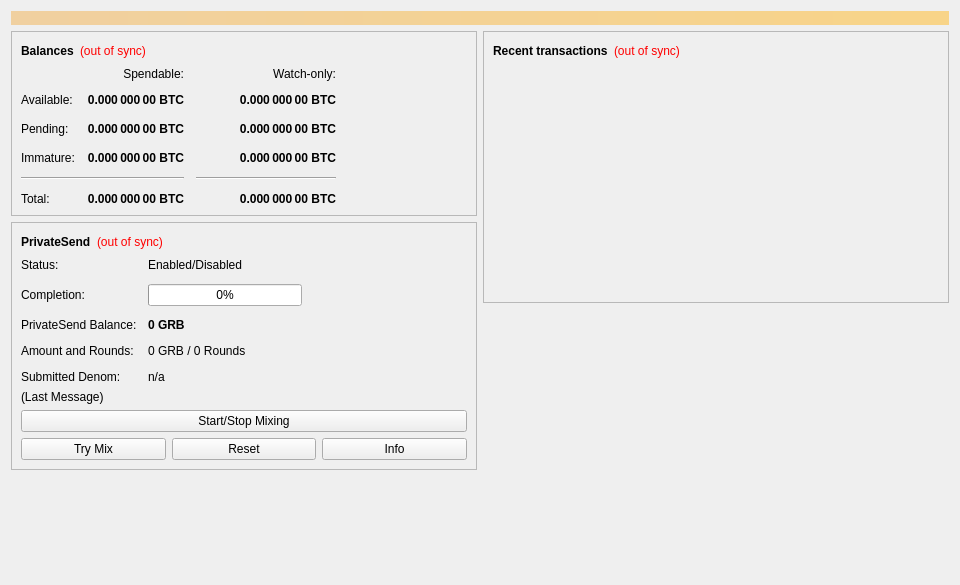
<?xml version="1.0" encoding="UTF-8"?>
<ui version="4.0">
 <class>OverviewPage</class>
 <widget class="QWidget" name="OverviewPage">
  <property name="geometry">
   <rect>
    <x>0</x>
    <y>0</y>
    <width>960</width>
    <height>585</height>
   </rect>
  </property>
  <property name="minimumSize">
   <size>
    <width>960</width>
    <height>0</height>
   </size>
  </property>
  <property name="windowTitle">
   <string>Form</string>
  </property>
  <layout class="QVBoxLayout" name="topLayout">
   <item>
    <widget class="QLabel" name="labelAlerts">
     <property name="visible">
      <bool>false</bool>
     </property>
     <property name="styleSheet">
      <string notr="true">QLabel { background-color: qlineargradient(x1: 0, y1: 0, x2: 1, y2: 0, stop:0 #F0D0A0, stop:1 #F8D488); color:#000000; }</string>
     </property>
     <property name="wordWrap">
      <bool>true</bool>
     </property>
     <property name="margin">
      <number>3</number>
     </property>
     <property name="textInteractionFlags">
      <set>Qt::TextSelectableByMouse</set>
     </property>
    </widget>
   </item>
   <item>
    <layout class="QHBoxLayout" name="horizontalLayout" stretch="1,1">
     <item>
      <layout class="QVBoxLayout" name="verticalLayout_2">
       <item>
        <widget class="QFrame" name="frame">
         <property name="frameShape">
          <enum>QFrame::StyledPanel</enum>
         </property>
         <property name="frameShadow">
          <enum>QFrame::Raised</enum>
         </property>
         <layout class="QVBoxLayout" name="verticalLayout_4">
          <item>
           <layout class="QHBoxLayout" name="horizontalLayout_4">
            <item>
             <widget class="QLabel" name="label_5">
              <property name="font">
               <font>
                <weight>75</weight>
                <bold>true</bold>
               </font>
              </property>
              <property name="text">
               <string>Balances</string>
              </property>
             </widget>
            </item>
            <item>
             <widget class="QLabel" name="labelWalletStatus">
              <property name="toolTip">
               <string>The displayed information may be out of date. Your wallet automatically synchronizes with the GreenRenovatedBonds network after a connection is established, but this process has not completed yet.</string>
              </property>
              <property name="styleSheet">
               <string notr="true">QLabel { color: red; }</string>
              </property>
              <property name="text">
               <string notr="true">(out of sync)</string>
              </property>
              <property name="alignment">
               <set>Qt::AlignLeading|Qt::AlignLeft|Qt::AlignVCenter</set>
              </property>
             </widget>
            </item>
            <item>
             <spacer name="horizontalSpacer_3">
              <property name="orientation">
               <enum>Qt::Horizontal</enum>
              </property>
              <property name="sizeHint" stdset="0">
               <size>
                <width>40</width>
                <height>20</height>
               </size>
              </property>
             </spacer>
            </item>
           </layout>
          </item>
          <item>
           <layout class="QGridLayout" name="gridLayout">
            <property name="spacing">
             <number>12</number>
            </property>
            <item row="2" column="2">
             <widget class="QLabel" name="labelWatchPending">
              <property name="font">
               <font>
                <weight>75</weight>
                <bold>true</bold>
               </font>
              </property>
              <property name="cursor">
               <cursorShape>IBeamCursor</cursorShape>
              </property>
              <property name="toolTip">
               <string>Unconfirmed transactions to watch-only addresses</string>
              </property>
              <property name="text">
               <string notr="true">0.000 000 00 BTC</string>
              </property>
              <property name="alignment">
               <set>Qt::AlignRight|Qt::AlignTrailing|Qt::AlignVCenter</set>
              </property>
              <property name="textInteractionFlags">
               <set>Qt::LinksAccessibleByMouse|Qt::TextSelectableByKeyboard|Qt::TextSelectableByMouse</set>
              </property>
             </widget>
            </item>
            <item row="2" column="1">
             <widget class="QLabel" name="labelUnconfirmed">
              <property name="font">
               <font>
                <weight>75</weight>
                <bold>true</bold>
               </font>
              </property>
              <property name="cursor">
               <cursorShape>IBeamCursor</cursorShape>
              </property>
              <property name="toolTip">
               <string>Total of transactions that have yet to be confirmed, and do not yet count toward the spendable balance</string>
              </property>
              <property name="text">
               <string notr="true">0.000 000 00 BTC</string>
              </property>
              <property name="alignment">
               <set>Qt::AlignRight|Qt::AlignTrailing|Qt::AlignVCenter</set>
              </property>
              <property name="textInteractionFlags">
               <set>Qt::LinksAccessibleByMouse|Qt::TextSelectableByKeyboard|Qt::TextSelectableByMouse</set>
              </property>
             </widget>
            </item>
            <item row="3" column="2">
             <widget class="QLabel" name="labelWatchImmature">
              <property name="font">
               <font>
                <weight>75</weight>
                <bold>true</bold>
               </font>
              </property>
              <property name="cursor">
               <cursorShape>IBeamCursor</cursorShape>
              </property>
              <property name="toolTip">
               <string>Mined balance in watch-only addresses that has not yet matured</string>
              </property>
              <property name="text">
               <string notr="true">0.000 000 00 BTC</string>
              </property>
              <property name="alignment">
               <set>Qt::AlignRight|Qt::AlignTrailing|Qt::AlignVCenter</set>
              </property>
              <property name="textInteractionFlags">
               <set>Qt::LinksAccessibleByMouse|Qt::TextSelectableByKeyboard|Qt::TextSelectableByMouse</set>
              </property>
             </widget>
            </item>
            <item row="4" column="0" colspan="2">
             <widget class="Line" name="lineSpendableBalance">
              <property name="orientation">
               <enum>Qt::Horizontal</enum>
              </property>
             </widget>
            </item>
            <item row="4" column="2">
             <widget class="Line" name="lineWatchBalance">
              <property name="sizePolicy">
               <sizepolicy hsizetype="Preferred" vsizetype="Fixed">
                <horstretch>0</horstretch>
                <verstretch>0</verstretch>
               </sizepolicy>
              </property>
              <property name="minimumSize">
               <size>
                <width>140</width>
                <height>0</height>
               </size>
              </property>
              <property name="orientation">
               <enum>Qt::Horizontal</enum>
              </property>
             </widget>
            </item>
            <item row="5" column="0">
             <widget class="QLabel" name="labelTotalText">
              <property name="text">
               <string>Total:</string>
              </property>
             </widget>
            </item>
            <item row="3" column="1">
             <widget class="QLabel" name="labelImmature">
              <property name="font">
               <font>
                <weight>75</weight>
                <bold>true</bold>
               </font>
              </property>
              <property name="cursor">
               <cursorShape>IBeamCursor</cursorShape>
              </property>
              <property name="toolTip">
               <string>Mined balance that has not yet matured</string>
              </property>
              <property name="text">
               <string notr="true">0.000 000 00 BTC</string>
              </property>
              <property name="alignment">
               <set>Qt::AlignRight|Qt::AlignTrailing|Qt::AlignVCenter</set>
              </property>
              <property name="textInteractionFlags">
               <set>Qt::LinksAccessibleByMouse|Qt::TextSelectableByKeyboard|Qt::TextSelectableByMouse</set>
              </property>
             </widget>
            </item>
            <item row="2" column="3">
             <spacer name="horizontalSpacer_2">
              <property name="orientation">
               <enum>Qt::Horizontal</enum>
              </property>
              <property name="sizeHint" stdset="0">
               <size>
                <width>40</width>
                <height>20</height>
               </size>
              </property>
             </spacer>
            </item>
            <item row="3" column="0">
             <widget class="QLabel" name="labelImmatureText">
              <property name="text">
               <string>Immature:</string>
              </property>
             </widget>
            </item>
            <item row="5" column="1">
             <widget class="QLabel" name="labelTotal">
              <property name="font">
               <font>
                <weight>75</weight>
                <bold>true</bold>
               </font>
              </property>
              <property name="cursor">
               <cursorShape>IBeamCursor</cursorShape>
              </property>
              <property name="toolTip">
               <string>Your current total balance</string>
              </property>
              <property name="text">
               <string notr="true">0.000 000 00 BTC</string>
              </property>
              <property name="alignment">
               <set>Qt::AlignRight|Qt::AlignTrailing|Qt::AlignVCenter</set>
              </property>
              <property name="textInteractionFlags">
               <set>Qt::LinksAccessibleByMouse|Qt::TextSelectableByKeyboard|Qt::TextSelectableByMouse</set>
              </property>
             </widget>
            </item>
            <item row="5" column="2">
             <widget class="QLabel" name="labelWatchTotal">
              <property name="font">
               <font>
                <weight>75</weight>
                <bold>true</bold>
               </font>
              </property>
              <property name="cursor">
               <cursorShape>IBeamCursor</cursorShape>
              </property>
              <property name="toolTip">
               <string>Current total balance in watch-only addresses</string>
              </property>
              <property name="text">
               <string notr="true">0.000 000 00 BTC</string>
              </property>
              <property name="alignment">
               <set>Qt::AlignRight|Qt::AlignTrailing|Qt::AlignVCenter</set>
              </property>
              <property name="textInteractionFlags">
               <set>Qt::LinksAccessibleByMouse|Qt::TextSelectableByKeyboard|Qt::TextSelectableByMouse</set>
              </property>
             </widget>
            </item>
            <item row="0" column="2">
             <widget class="QLabel" name="labelWatchonly">
              <property name="text">
               <string>Watch-only:</string>
              </property>
              <property name="alignment">
               <set>Qt::AlignRight|Qt::AlignTrailing|Qt::AlignVCenter</set>
              </property>
             </widget>
            </item>
            <item row="1" column="0">
             <widget class="QLabel" name="labelBalanceText">
              <property name="text">
               <string>Available:</string>
              </property>
             </widget>
            </item>
            <item row="1" column="1">
             <widget class="QLabel" name="labelBalance">
              <property name="font">
               <font>
                <weight>75</weight>
                <bold>true</bold>
               </font>
              </property>
              <property name="cursor">
               <cursorShape>IBeamCursor</cursorShape>
              </property>
              <property name="toolTip">
               <string>Your current spendable balance</string>
              </property>
              <property name="text">
               <string notr="true">0.000 000 00 BTC</string>
              </property>
              <property name="alignment">
               <set>Qt::AlignRight|Qt::AlignTrailing|Qt::AlignVCenter</set>
              </property>
              <property name="textInteractionFlags">
               <set>Qt::LinksAccessibleByMouse|Qt::TextSelectableByKeyboard|Qt::TextSelectableByMouse</set>
              </property>
             </widget>
            </item>
            <item row="1" column="2">
             <widget class="QLabel" name="labelWatchAvailable">
              <property name="font">
               <font>
                <weight>75</weight>
                <bold>true</bold>
               </font>
              </property>
              <property name="cursor">
               <cursorShape>IBeamCursor</cursorShape>
              </property>
              <property name="toolTip">
               <string>Your current balance in watch-only addresses</string>
              </property>
              <property name="text">
               <string notr="true">0.000 000 00 BTC</string>
              </property>
              <property name="alignment">
               <set>Qt::AlignRight|Qt::AlignTrailing|Qt::AlignVCenter</set>
              </property>
              <property name="textInteractionFlags">
               <set>Qt::LinksAccessibleByMouse|Qt::TextSelectableByKeyboard|Qt::TextSelectableByMouse</set>
              </property>
             </widget>
            </item>
            <item row="2" column="0">
             <widget class="QLabel" name="labelPendingText">
              <property name="text">
               <string>Pending:</string>
              </property>
             </widget>
            </item>
            <item row="0" column="1">
             <widget class="QLabel" name="labelSpendable">
              <property name="text">
               <string>Spendable:</string>
              </property>
              <property name="alignment">
               <set>Qt::AlignRight|Qt::AlignTrailing|Qt::AlignVCenter</set>
              </property>
             </widget>
            </item>
           </layout>
          </item>
         </layout>
        </widget>
       </item>
       <item>
        <widget class="QFrame" name="framePrivateSend">
         <property name="layoutDirection">
          <enum>Qt::LeftToRight</enum>
         </property>
         <property name="frameShape">
          <enum>QFrame::StyledPanel</enum>
         </property>
         <property name="frameShadow">
          <enum>QFrame::Raised</enum>
         </property>
         <layout class="QVBoxLayout" name="VerticalLayout_PS1">
          <item>
           <layout class="QHBoxLayout" name="horizontalLayout_5">
            <item>
             <widget class="QLabel" name="labelPrivateSendHeader">
              <property name="font">
               <font>
                <weight>75</weight>
                <bold>true</bold>
               </font>
              </property>
              <property name="text">
               <string>PrivateSend</string>
              </property>
             </widget>
            </item>
            <item>
             <widget class="QLabel" name="labelPrivateSendSyncStatus">
              <property name="toolTip">
               <string>The displayed information may be out of date. Your wallet automatically synchronizes with the GreenRenovatedBonds network after a connection is established, but this process has not completed yet.</string>
              </property>
              <property name="styleSheet">
               <string notr="true">QLabel { color: red; }</string>
              </property>
              <property name="text">
               <string notr="true">(out of sync)</string>
              </property>
              <property name="alignment">
               <set>Qt::AlignLeading|Qt::AlignLeft|Qt::AlignVCenter</set>
              </property>
             </widget>
            </item>
            <item>
             <spacer name="horizontalSpacer_4">
              <property name="orientation">
               <enum>Qt::Horizontal</enum>
              </property>
              <property name="sizeHint" stdset="0">
               <size>
                <width>40</width>
                <height>20</height>
               </size>
              </property>
             </spacer>
            </item>
           </layout>
          </item>
          <item>
           <layout class="QFormLayout" name="privateSendFormLayout">
            <property name="fieldGrowthPolicy">
             <enum>QFormLayout::AllNonFixedFieldsGrow</enum>
            </property>
            <property name="horizontalSpacing">
             <number>11</number>
            </property>
            <property name="verticalSpacing">
             <number>12</number>
            </property>
            <item row="0" column="0">
             <widget class="QLabel" name="labelPrivateSendEnabledText">
              <property name="text">
               <string>Status:</string>
              </property>
             </widget>
            </item>
            <item row="0" column="1">
             <widget class="QLabel" name="labelPrivateSendEnabled">
              <property name="text">
               <string>Enabled/Disabled</string>
              </property>
             </widget>
            </item>
            <item row="1" column="0">
             <widget class="QLabel" name="labelCompletitionText">
              <property name="text">
               <string>Completion:</string>
              </property>
             </widget>
            </item>
            <item row="1" column="1">
             <widget class="QProgressBar" name="privateSendProgress">
              <property name="maximumSize">
               <size>
                <width>154</width>
                <height>16777215</height>
               </size>
              </property>
              <property name="value">
               <number>0</number>
              </property>
             </widget>
            </item>
            <item row="2" column="0">
             <widget class="QLabel" name="labelAnonymizedText">
              <property name="text">
               <string>PrivateSend Balance:</string>
              </property>
             </widget>
            </item>
            <item row="2" column="1">
             <widget class="QLabel" name="labelAnonymized">
              <property name="font">
               <font>
                <weight>75</weight>
                <bold>true</bold>
               </font>
              </property>
              <property name="text">
               <string notr="true">0 GRB</string>
              </property>
             </widget>
            </item>
            <item row="3" column="0">
             <widget class="QLabel" name="labelAmountAndRoundsText">
              <property name="text">
               <string>Amount and Rounds:</string>
              </property>
             </widget>
            </item>
            <item row="3" column="1">
             <widget class="QLabel" name="labelAmountRounds">
              <property name="text">
               <string>0 GRB / 0 Rounds</string>
              </property>
             </widget>
            </item>
            <item row="4" column="0">
             <widget class="QLabel" name="labelSubmittedDenomText">
              <property name="text">
               <string>Submitted Denom:</string>
              </property>
             </widget>
            </item>
            <item row="4" column="1">
             <widget class="QLabel" name="labelSubmittedDenom">
              <property name="toolTip">
               <string>The denominations you submitted to the Masternode.&lt;br&gt;To mix, other users must submit the exact same denominations.</string>
              </property>
              <property name="text">
               <string>n/a</string>
              </property>
             </widget>
            </item>
           </layout>
          </item>
          <item>
           <layout class="QVBoxLayout" name="VerticalLayout_PS">
            <item>
             <widget class="QLabel" name="labelPrivateSendLastMessage">
              <property name="text">
               <string>(Last Message)</string>
              </property>
              <property name="alignment">
               <set>Qt::AlignLeading|Qt::AlignLeft|Qt::AlignTop</set>
              </property>
              <property name="wordWrap">
               <bool>true</bool>
              </property>
             </widget>
            </item>
            <item>
             <widget class="QPushButton" name="togglePrivateSend">
              <property name="sizePolicy">
               <sizepolicy hsizetype="MinimumExpanding" vsizetype="Fixed">
                <horstretch>0</horstretch>
                <verstretch>0</verstretch>
               </sizepolicy>
              </property>
              <property name="text">
               <string>Start/Stop Mixing</string>
              </property>
             </widget>
            </item>
            <item>
             <layout class="QHBoxLayout" name="horizontalLayout_debugbuttons">
              <item>
               <widget class="QPushButton" name="privateSendAuto">
                <property name="sizePolicy">
                 <sizepolicy hsizetype="MinimumExpanding" vsizetype="Fixed">
                  <horstretch>0</horstretch>
                  <verstretch>0</verstretch>
                 </sizepolicy>
                </property>
                <property name="toolTip">
                 <string>Try to manually submit a PrivateSend request.</string>
                </property>
                <property name="text">
                 <string>Try Mix</string>
                </property>
               </widget>
              </item>
              <item>
               <widget class="QPushButton" name="privateSendReset">
                <property name="sizePolicy">
                 <sizepolicy hsizetype="MinimumExpanding" vsizetype="Fixed">
                  <horstretch>0</horstretch>
                  <verstretch>0</verstretch>
                 </sizepolicy>
                </property>
                <property name="toolTip">
                 <string>Reset the current status of PrivateSend (can interrupt PrivateSend if it's in the process of Mixing, which can cost you money!)</string>
                </property>
                <property name="autoFillBackground">
                 <bool>false</bool>
                </property>
                <property name="text">
                 <string>Reset</string>
                </property>
               </widget>
              </item>
              <item>
               <widget class="QPushButton" name="privateSendInfo">
                <property name="sizePolicy">
                 <sizepolicy hsizetype="MinimumExpanding" vsizetype="Fixed">
                  <horstretch>0</horstretch>
                  <verstretch>0</verstretch>
                 </sizepolicy>
                </property>
                <property name="toolTip">
                 <string>Information about PrivateSend and Mixing</string>
                </property>
                <property name="text">
                 <string>Info</string>
                </property>
               </widget>
              </item>
             </layout>
            </item>
           </layout>
          </item>
         </layout>
        </widget>
       </item>
       <item>
        <spacer name="verticalSpacer">
         <property name="orientation">
          <enum>Qt::Vertical</enum>
         </property>
         <property name="sizeHint" stdset="0">
          <size>
           <width>20</width>
           <height>40</height>
          </size>
         </property>
        </spacer>
       </item>
      </layout>
     </item>
     <item>
      <layout class="QVBoxLayout" name="verticalLayout_3">
       <item>
        <widget class="QFrame" name="frame_2">
         <property name="frameShape">
          <enum>QFrame::StyledPanel</enum>
         </property>
         <property name="frameShadow">
          <enum>QFrame::Raised</enum>
         </property>
         <layout class="QVBoxLayout" name="verticalLayout">
          <item>
           <layout class="QHBoxLayout" name="horizontalLayout_2">
            <item>
             <widget class="QLabel" name="label_4">
              <property name="font">
               <font>
                <weight>75</weight>
                <bold>true</bold>
               </font>
              </property>
              <property name="text">
               <string>Recent transactions</string>
              </property>
             </widget>
            </item>
            <item>
             <widget class="QLabel" name="labelTransactionsStatus">
              <property name="toolTip">
               <string>The displayed information may be out of date. Your wallet automatically synchronizes with the GreenRenovatedBonds network after a connection is established, but this process has not completed yet.</string>
              </property>
              <property name="styleSheet">
               <string notr="true">QLabel { color: red; }</string>
              </property>
              <property name="text">
               <string notr="true">(out of sync)</string>
              </property>
              <property name="alignment">
               <set>Qt::AlignLeading|Qt::AlignLeft|Qt::AlignVCenter</set>
              </property>
             </widget>
            </item>
            <item>
             <spacer name="horizontalSpacer">
              <property name="orientation">
               <enum>Qt::Horizontal</enum>
              </property>
              <property name="sizeHint" stdset="0">
               <size>
                <width>40</width>
                <height>20</height>
               </size>
              </property>
             </spacer>
            </item>
           </layout>
          </item>
          <item>
           <widget class="QListView" name="listTransactions">
            <property name="styleSheet">
             <string notr="true">QListView { background: transparent; }</string>
            </property>
            <property name="frameShape">
             <enum>QFrame::NoFrame</enum>
            </property>
            <property name="verticalScrollBarPolicy">
             <enum>Qt::ScrollBarAlwaysOff</enum>
            </property>
            <property name="horizontalScrollBarPolicy">
             <enum>Qt::ScrollBarAlwaysOff</enum>
            </property>
            <property name="selectionMode">
             <enum>QAbstractItemView::NoSelection</enum>
            </property>
           </widget>
          </item>
         </layout>
        </widget>
       </item>
       <item>
        <spacer name="verticalSpacer_2">
         <property name="orientation">
          <enum>Qt::Vertical</enum>
         </property>
         <property name="sizeHint" stdset="0">
          <size>
           <width>20</width>
           <height>40</height>
          </size>
         </property>
        </spacer>
       </item>
      </layout>
     </item>
    </layout>
   </item>
  </layout>
 </widget>
 <resources/>
 <connections/>
</ui>
